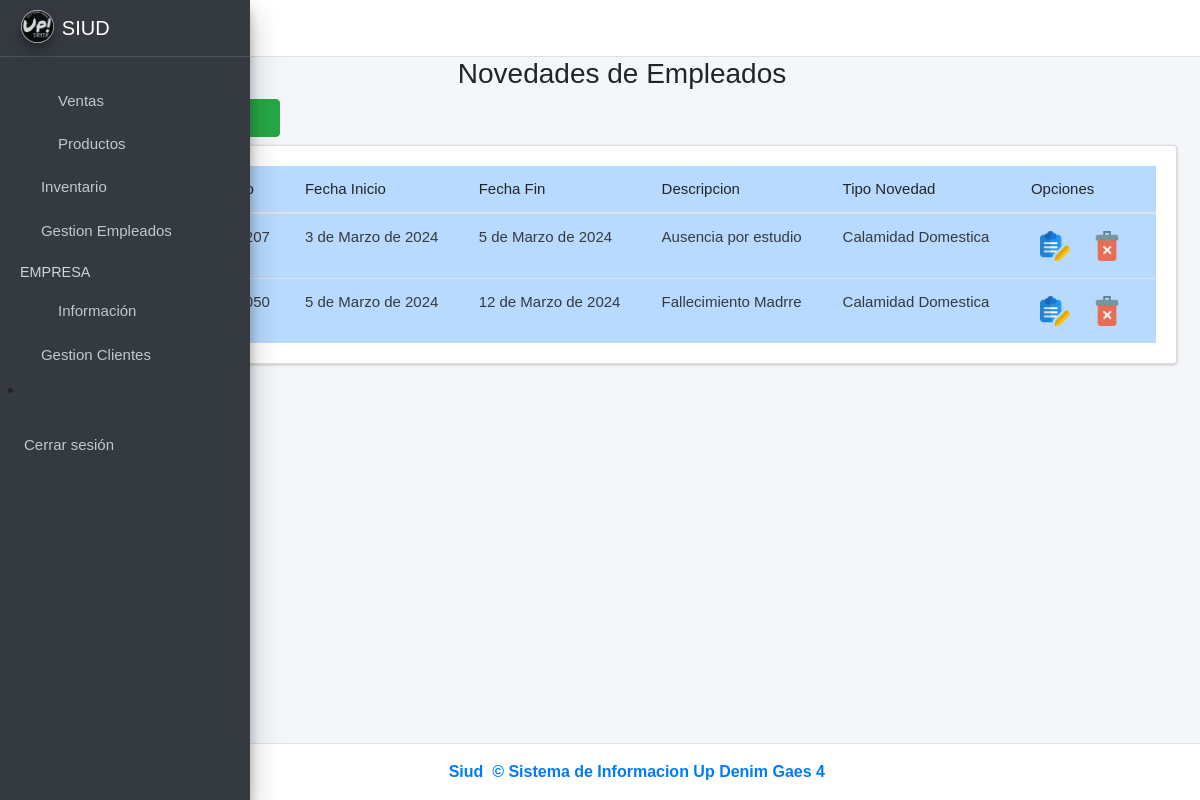
Page /novedades_empleados/ (signed in) on the committed database.
### ventas/models.py (models this page shows, shortened)
class Novedadpersonal(models.Model):
    idnovedadpersonal = models.AutoField(primary_key=True)
    fecha_inicio = models.DateField(null=False, blank=False)
    fechafin = models.DateField(null=True, blank=True)
    descripcion = models.CharField(max_length=90, null=False, blank=False)
    idtiponovedad_personal = models.ForeignKey(Tiponovedadpersonal, on_delete=models.CASCADE)
    codigo_empleado = models.ForeignKey(Empleado, on_delete=models.CASCADE)
    created = models.DateTimeField(auto_now_add=True)
    updated = models.DateTimeField(auto_now=True)
    class Meta:
        verbose_name = 'novedadpersonal'
        verbose_name_plural = 'novedadespersonal'

class Empleado(models.Model):
    cod_empleado = models.IntegerField(primary_key=True, unique=True, blank=False, null=False)
    fecha_ingreso = models.DateField(null=False, blank=False)
    salario = models.FloatField(null=False, blank=False)
    fecha_nacimiento = models.DateField(null=False, blank=False)
    rh = models.CharField(null=False, blank=False, max_length=5)
    iddocumento = models.ForeignKey(Persona, on_delete=models.CASCADE)
    idarl = models.ForeignKey(Arl, on_delete=models.CASCADE)
    ideps = models.ForeignKey(Eps, on_delete=models.CASCADE)
    idfondo_pension = models.ForeignKey(FondoPension, on_delete=models.CASCADE)
    idcargo_empleado = models.ForeignKey(CargoEmpleado, on_delete=models.CASCADE)
    idusuario = models.ForeignKey(Usuarioid, on_delete=models.CASCADE)
    idrolusuario = models.ForeignKey(RolUsuario, on_delete=models.CASCADE)
    created = models.DateTimeField(auto_now_add=True)
    updated = models.DateTimeField(auto_now=True)
    class Meta:
        verbose_name = 'empleado'
        verbose_name_plural = 'empleados'
    def __str__(self):
        return f"{self.cod_empleado}"

class Tiponovedadpersonal(models.Model):
    idtiponovedad_personal = models.AutoField(primary_key=True)
    novedad_personal = models.CharField(max_length=45, unique=True)
    class Meta:
        verbose_name = 'tiponovedadpersonal'
        verbose_name_plural = 'tiposnovedadpersonal'
    def __str__(self):
        return f"{self.novedad_personal}"

### ventas/views.py (the view)
# urls.py: path('novedades_empleados/', views.novedad_Empleado_vista, name='NovedadesEmpleados'),
def novedad_Empleado_vista(request):
    if not request.user.is_staff:
        return render(request,"home.html")
    novedadpersonal = Novedadpersonal.objects.all()
    tiponovedad = Tiponovedadpersonal.objects.all()
    empleado = Empleado.objects.all()
    form_personal = AgregarNovedadEmpleadoForm()
    context ={
        'novedadpersonal' : novedadpersonal,
        'tiponovedad' : tiponovedad,
        'empleado' : empleado,
        'form_personal' : form_personal,
    }
    return render(request, 'novedadesempleados.html', context)

### ventas/templates/novedadesempleados.html (shortened to what this page needs)
{% extends "base.html" %}
{% load static %}
{% load widget_tweaks %}
{% block content %}
<link rel="stylesheet" href="{% static 'index/css/b4.css' %}">
<div class="row">
    <div class="col-md-12">
        <h3 class="text-center">Novedades de Empleados   <i class="fas fa-users"></i></h3> <! -- Es para cambiar el icono xd -- >
        <div class="col-md-3 pb-2">
            <a href="#AgregarPersonalModal"
                data-toggle="modal" data-dismiss="modal">
                <button type="button" class="btn btn-success">
                    <i class="fas fa-plus-circle"></i>
                </button>
            </a>
        </div>
        <div class="card card-body" style="overflow:scroll">
            <table class="table table-hover table-primary" id="myTable">
                <thead>
                    <tr>
                        <th># ID</th>
                        <th>Empleado</th>
                        <th>Fecha Inicio</th>
                        <th>Fecha Fin</th>
                        <th>Descripcion</th>
                        <th>Tipo Novedad</th>
                        <th>Opciones</th>
                    </tr>
                </thead>
                <tbody class="text-dark">
                    {% for i in novedadpersonal %}
                    <tr>
                        <td>{{forloop.counter}}</td>
                        <td>{{i.codigo_empleado}}</td>
                        <td>{{i.fecha_inicio}}</td>
                        <td>{{i.fechafin}}</td>
                        <td>{{i.descripcion}}</td>
                        <td>{{i.idtiponovedad_personal}}</td>
                        <td>
                            <button onclick="editarEmpleado('{{i.iddocumento.documentoidentidad}}', '{{i.iddocumento.primer_nombre}}',
                             '{{i.iddocumento.segundo_nombre}}', '{{i.iddocumento.primer_apellido}}', '{{i.iddocumento.segundo_apellido}}', '{{i.genero}}','{{i.iddocumento.iddireccion.idciudad.id}}', '{{i.iddocumento.iddireccion.barrio}}',
                              '{{i.iddocumento.iddireccion.direccion}}', '{{i.iddocumento.idcontacto.telefono}}','{{i.iddocumento.idcontacto.correo}}','{{i.idtipo_comercio.id}}', '{{i.idtipo_cliente.id}}', '{{i.cod_cliente}}', '{{i.cupo_credito}}')"
                               class="btn btn-dark-outline btn-sm" data-toggle="modal"
                                href="#EditarPersonalModal"><img src="{% static 'index/img/editar.png' %}" alt="Error"
                                    width="30"></button>
                                    <button onclick="eliminarPersonal('{{i.idnovedadpersonal}}')" class="btn btn-dark-outline btn-sm"
                                    data-toggle="modal" href="#EliminarPersonalModal"><img
                                        src="{% static 'index/img/delete.png' %}" alt="Error" width="30"></button>
                            </td>
                    </tr>
                    {% endfor %}
                </tbody>
            </table>
        </div>
    </div>
</div>
{% endblock %}

### ventas/static/index/css/main.css (style rules this page uses)
table, th, td { font-weight: 100; font-size:15px; }
body { font-family: Arial, Helvetica, sans-serif !important; }

### rows in the picture
Novedadpersonal: codigo_empleado "1010214207", fecha_inicio "3 de Marzo de 2024", fechafin "5 de Marzo de 2024", descripcion "Ausencia por estudio", idtiponovedad_personal "Calamidad Domestica"
Novedadpersonal: codigo_empleado "1020304050", fecha_inicio "5 de Marzo de 2024", fechafin "12 de Marzo de 2024", descripcion "Fallecimiento Madrre", idtiponovedad_personal "Calamidad Domestica"
